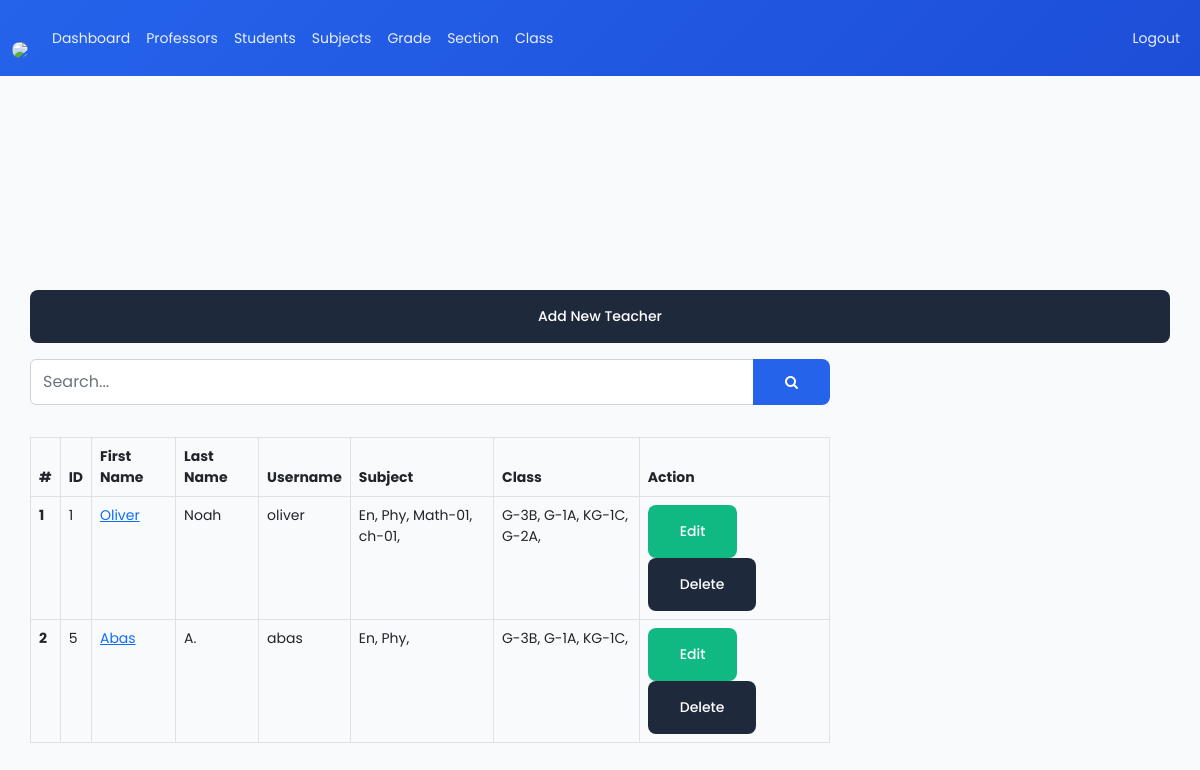
Page /admin/teacher.php (signed in) on the committed database.
### tables this page shows
CREATE TABLE `teachers` (
  `teacher_id` int(11) NOT NULL,
  `username` varchar(127) NOT NULL,
  `password` varchar(255) NOT NULL,
  `class` varchar(31) NOT NULL,
  `fname` varchar(127) NOT NULL,
  `lname` varchar(127) NOT NULL,
  `subjects` varchar(31) NOT NULL,
  `address` varchar(31) NOT NULL,
  `employee_number` int(11) NOT NULL,
  `date_of_birth` date DEFAULT NULL,
  `phone_number` varchar(31) NOT NULL,
  `qualification` varchar(127) NOT NULL,
  `gender` varchar(7) NOT NULL,
  `email_address` varchar(255) NOT NULL,
  `date_of_joined` datetime NOT NULL DEFAULT current_timestamp()
);

### admin/data/teacher.php (called while the page is built, shortened)
<?php
function getAllTeachers($conn){
   $sql = "SELECT * FROM teachers";
   $stmt = $conn->prepare($sql);
   $stmt->execute();
   if ($stmt->rowCount() >= 1) {
     $teachers = $stmt->fetchAll();
     return $teachers;
   }else {
   	return 0;
   }
}

### admin/data/subject.php (called while the page is built, shortened)
<?php
function getSubjectById($subject_id, $conn){
   $sql = "SELECT * FROM subjects
           WHERE subject_id=?";
   $stmt = $conn->prepare($sql);
   $stmt->execute([$subject_id]);
   if ($stmt->rowCount() == 1) {
     $subject = $stmt->fetch();
     return $subject;
   }else {
   	return 0;
   }
}
 ?>

### admin/data/class.php (called while the page is built, shortened)
<?php
function getClassById($class_id, $conn){
   $sql = "SELECT * FROM class
           WHERE class_id=?";
   $stmt = $conn->prepare($sql);
   $stmt->execute([$class_id]);
   if ($stmt->rowCount() == 1) {
     $class = $stmt->fetch();
     return $class;
   }else {
    return 0;
   }
}

### admin/data/grade.php (called while the page is built, shortened)
<?php
function getGradeById($grade_id, $conn){
   $sql = "SELECT * FROM grades
           WHERE grade_id=?";
   $stmt = $conn->prepare($sql);
   $stmt->execute([$grade_id]);
   if ($stmt->rowCount() == 1) {
     $grade = $stmt->fetch();
     return $grade;
   }else {
    return 0;
   }
}

### admin/data/section.php (called while the page is built, shortened)
<?php
function getSectioById($section_id, $conn){
   $sql = "SELECT * FROM section
           WHERE section_id=?";
   $stmt = $conn->prepare($sql);
   $stmt->execute([$section_id]);
   if ($stmt->rowCount() == 1) {
     $section = $stmt->fetch();
     return $section;
   }else {
    return 0;
   }
}

### admin/teacher.php (the view, shortened to what this page needs)
<?php
if (isset($_SESSION['admin_id']) &&
    isset($_SESSION['role'])) {
    if ($_SESSION['role'] == 'Admin') {
       include "../DB_connection.php";
       include "data/teacher.php";
       include "data/subject.php";
       include "data/grade.php";
       include "data/class.php";
       include "data/section.php";
       $teachers = getAllTeachers($conn);
 ?>
<!DOCTYPE html>
<html lang="en">
<head>
	<link rel="stylesheet" href="https://cdn.jsdelivr.net/npm/bootstrap@5.2.0/dist/css/bootstrap.min.css">
	<link rel="stylesheet" href="../css/style.css">
  <link rel="stylesheet" href="https://cdnjs.cloudflare.com/ajax/libs/font-awesome/4.7.0/css/font-awesome.min.css">
</head>
<body>
    <?php
        include "inc/navbar.php";
        if ($teachers != 0) {
     ?>
     <div class="container mt-5">
        <a href="teacher-add.php"
           class="btn btn-dark">Add New Teacher</a>
           <form action="teacher-search.php"
                 class="mt-3 n-table"
                 method="get">
             <div class="input-group mb-3">
                <input type="text"
                       class="form-control"
                       name="searchKey"
                       placeholder="Search...">
                <button class="btn btn-primary">
                        <i class="fa fa-search"
                           aria-hidden="true"></i>
                      </button>
             </div>
           </form>
           <div class="table-responsive">
              <table class="table table-bordered mt-3 n-table">
                <thead>
                  <tr>
                    <th scope="col">#</th>
                    <th scope="col">ID</th>
                    <th scope="col">First Name</th>
                    <th scope="col">Last Name</th>
                    <th scope="col">Username</th>
                    <th scope="col">Subject</th>
                    <th scope="col">Class</th>
                    <th scope="col">Action</th>
                  </tr>
                </thead>
                <tbody>
                  <?php $i = 0; foreach ($teachers as $teacher ) {
                    $i++;  ?>
                  <tr>
                    <th scope="row"><?=$i?></th>
                    <td><?=$teacher['teacher_id']?></td>
                    <td><a href="teacher-view.php?teacher_id=<?=$teacher['teacher_id']?>">
                         <?=$teacher['fname']?></a></td>
                    <td><?=$teacher['lname']?></td>
                    <td><?=$teacher['username']?></td>
                    <td>
                       <?php
                           $s = '';
                           $subjects = str_split(trim($teacher['subjects']));
                           foreach ($subjects as $subject) {
                              $s_temp = getSubjectById($subject, $conn);
                              if ($s_temp != 0)
                                $s .=$s_temp['subject_code'].', ';
                           }
                           echo $s;
                        ?>
                    </td>
                    <td>
                      <?php
                           $c = '';
                           $classes = str_split(trim($teacher['class']));
                           foreach ($classes as $class_id) {
                               $class = getClassById($class_id, $conn);
                              $c_temp = getGradeById($class['grade'], $conn);
                              $section = getSectioById($class['section'], $conn);
                              if ($c_temp != 0)
                                $c .=$c_temp['grade_code'].'-'.
                                     $c_temp['grade'].$section['section'].', ';
                           }
                           echo $c;
                        ?>
                    </td>
                    <td>
                        <a href="teacher-edit.php?teacher_id=<?=$teacher['teacher_id']?>"
                           class="btn btn-success">Edit</a>
                        <a href="teacher-delete.php?teacher_id=<?=$teacher['teacher_id']?>"
                           class="btn btn-dark">Delete</a>
                    </td>
                  </tr>
                <?php } ?>
                </tbody>
              </table>
           </div>
         <?php } ?>
     </div>
</body>
</html>
<?php
  }else {
    header("Location: ../login.php");
    exit;
  }
}else {
	header("Location: ../login.php");
	exit;
}
?>

### css/style.css (style rules this page uses)
:root { --primary-blue: #2563eb; --accent-teal: #14b8a6; --accent-emerald: #10b981; --neutral-offwhite: #f8fafc; --neutral-lightgray: #e2e8f0; --neutral-darkgray: #1e293b; --success: #10b981; --warning: #f59e0b; --danger: #ef4444; --info: #3b82f6; --bg-color: var(--neutral-offwhite); --text-color: var(--neutral-darkgray); --card-bg: rgba(255, 255, 255, 0.8); --glass-bg: rgba(255, 255, 255, 0.1); --glass-border: rgba(255, 255, 255, 0.2); --navbar-bg: linear-gradient(135deg, var(--primary-blue), #1d4ed8); --hero-bg: linear-gradient(135deg, var(--primary-blue), var(--accent-teal)); --shadow-sm: 0 1px 3px rgba(0, 0, 0, 0.1); --shadow: 0 4px 6px rgba(0, 0, 0, 0.1); --shadow-lg: 0 10px 15px rgba(0, 0, 0, 0.1); --shadow-xl: 0 20px 25px rgba(0, 0, 0, 0.1); --glass-shadow: 0 8px 32px rgba(31, 38, 135, 0.37); --transition: all 0.3s cubic-bezier(0.4, 0, 0.2, 1); --transition-fast: all 0.15s ease; --space-xs: 8px; --space-sm: 16px; --space-md: 24px; --space-lg: 32px; --space-xl: 40px; --space-2xl: 48px; --radius-sm: 6px; --radius: 8px; --radius-lg: 12px; --radius-xl: 16px; }
* { box-sizing: border-box; }
html, body { height: 100%; margin: 0; padding: 0; }
body { font-family: "Poppins", -apple-system, BlinkMacSystemFont, "Segoe UI", Roboto, sans-serif; font-size: 14px; line-height: 1.5; background-color: var(--bg-color); color: var(--text-color); transition: var(--transition); }
.container { height: 100vh; display: flex; flex-direction: column; justify-content: center; padding-top: 0; margin: 0 auto; padding: 0; }
textarea, input, select { border-radius: var(--radius); border: 1px solid var(--neutral-lightgray); padding: var(--space-md); font-size: 1rem; width: 100%; box-sizing: border-box; transition: var(--transition); background: var(--card-bg); color: var(--text-color); font-family: inherit; }
.btn { display: inline-flex; align-items: center; justify-content: center; padding: var(--space-sm) var(--space-lg); border-radius: var(--radius); font-size: 0.875rem; font-weight: 500; text-decoration: none; border: none; cursor: pointer; transition: var(--transition); font-family: inherit; }
.btn-primary { background: var(--primary-blue); color: #ffffff; }
.btn-success { background: var(--success); color: #ffffff; }
.btn-dark { background: var(--neutral-darkgray); color: #ffffff; }
.n-table { max-width: 800px; }

### rows in the picture
teachers: teacher_id "1", fname "Oliver", lname "Noah", username "oliver", s "En, Phy, Math-01, ch-01,", c "G-3B, G-1A, KG-1C, G-2A,"
teachers: teacher_id "5", fname "Abas", lname "A.", username "abas", s "En, Phy,", c "G-3B, G-1A, KG-1C,"
